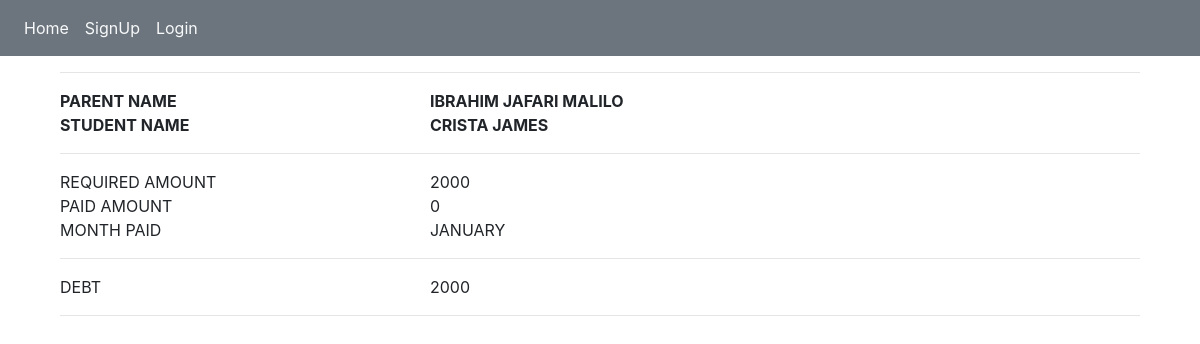
Page /fee_detail/1 on the committed database.
### result_app/models.py (models this page shows, shortened)
class Fee(models.Model):
    parent=models.ForeignKey(settings.AUTH_USER_MODEL,on_delete=models.CASCADE,null=True,blank=True)
    stud_name=models.ForeignKey(Student,on_delete=models.CASCADE,related_name='fees')
    required_amount=models.IntegerField()
    amount_paid=models.IntegerField()
    month_paid=models.CharField(max_length=300,choices=(('JANUARY','JANUARY'),('FEBRUARY','FEBRUARY'),('MARCH','MARCH'),('APRIL','APRIL'),('MAY','MAY'),('JUNE','JUNE'),('JULY','JULY'),('AUGUST','AUGUST'),('SEPTEMBER','SEPTEMBER'),('OCTOBER','OCTOBER'),('NOVEMBER','NOVEMBER'),('DECEMBER','DECEMBER')),blank=True,null=True )
    debt=models.IntegerField()
    date_paid=models.DateTimeField(auto_now_add=True)
    date_updated=models.DateTimeField(auto_now=True)

class User(AbstractBaseUser,PermissionsMixin):
    email=models.EmailField(unique=True,blank=False,null=False)
    password=models.CharField(max_length=200)
    full_name=models.CharField(unique=True,max_length=90,blank=True,null=True)
    phone_1=models.CharField(max_length=50)
    phone_2=models.CharField(max_length=50)
    is_active=models.BooleanField(default=True,blank=True,null=True)
    is_staff=models.BooleanField(default=False,blank=True,null=True)
    is_superuser=models.BooleanField(default=False,blank=True,null=True)
    USERNAME_FIELD='email'
    EMAIL_FIELD='email'
    REQUIRED_FIELDS=[]
    objects=CustomUserManager()

class Student(models.Model):
    parent=models.ForeignKey(settings.AUTH_USER_MODEL,on_delete=models.CASCADE,blank=True,null=True)
    full_name=models.CharField(max_length=100)
    class_level=models.ForeignKey('LevelClass',on_delete=models.CASCADE)

### result_app/views.py (the view)
# urls.py: path('fee_detail/<pk>',views.FeeDetail.as_view(),name='fee_detail'),
class FeeDetail(DetailView):
    model=Fee
    context_object_name='fee'
    template_name='fee_detail.html'

### templates/fee_detail.html (shortened to what this page needs)
{% extends 'base.html' %}
{% block content %}
<div class="container mt-3">
    <hr>
    <div class="row">
        <div class="col-4"><b>PARENT NAME</b></div>
        <div class="col-4"><b>{{fee.parent.full_name}}</b></div>
    </div>
    <div class="row">
        <div class="col-4"><b>STUDENT NAME</b></div>
        <div class="col-4"><b>{{fee.stud_name.full_name}}</b></div>
    </div>
    <hr>
    <div class="row">
        <div class="col-4">REQUIRED AMOUNT</div>
        <div class="col-4">{{fee.required_amount}}</div>
    </div>
    <div class="row">
        <div class="col-4">PAID AMOUNT</div>
        <div class="col-4">{{fee.amount_paid}}</div>
    </div>
    <div class="row">
        <div class="col-4">MONTH PAID</div>
        <div class="col-4">{{fee.month_paid}}</div>
    </div><hr>
    <div class="row">
        <div class="col-4">DEBT</div>
        <div class="col-4">{{fee.debt}}</div>
    </div>
    <hr>
</div>
{% endblock %}

### rows in the picture
Fee: parent.full_name "IBRAHIM JAFARI MALILO", stud_name.full_name "CRISTA JAMES", required_amount "2000", amount_paid "0", month_paid "JANUARY", debt "2000"
